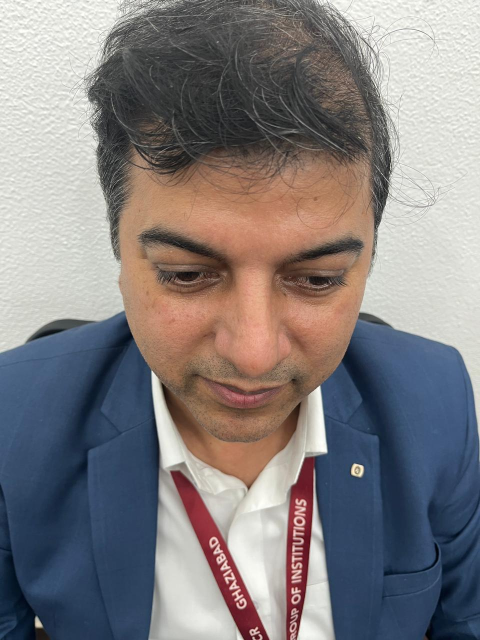
#> input picture NextGen-FaceRecognition/dataset/Abhinav/abhinav1.jpeg, 960 x 1280 px (shown at 1/2 size)
$ python -i face_recognition_lite.py   (imports and definitions only)
#> lines starting #> are read from the running program, lines starting #| are printed output that depends on the picture
#> further down, picture is the input picture: shape (1280, 960, 3); mean B, G, R 127.5, 126.1, 130.5
import os
import cv2
import numpy as np
import pickle
import base64
from io import BytesIO
from PIL import Image

class FaceRecognitionLite:
    """Lightweight face recognition optimized for low-spec machines"""

    def __init__(self):
        # Use OpenCV's Haar Cascade (much lighter than MTCNN)
        cascade_path = cv2.data.haarcascades + 'haarcascade_frontalface_default.xml'
        self.face_cascade = cv2.CascadeClassifier(cascade_path)

        # Load face database
        self.db_path = os.path.join(os.path.dirname(__file__),
                                    '../Face-Recognition-using-Facenet/face_db_lite.pkl')
        self.face_db = {}
        self.load_database()

    def load_database(self):
        """Load lightweight face database"""
        if os.path.exists(self.db_path):
            with open(self.db_path, 'rb') as f:
                self.face_db = pickle.load(f)

    def extract_face_features(self, face_img):
        """Extract simple histogram-based features (lightweight)"""
        # Resize to standard size
        face_img = cv2.resize(face_img, (64, 64))
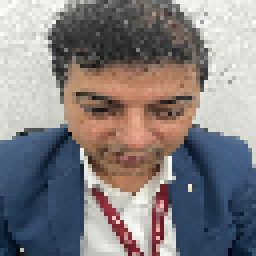
#> face_img: shape (64, 64, 3) (shown 4 times larger); mean of channels 0, 1, 2 127.6, 126.2, 130.7; drawn as B, G, R

        # Convert to grayscale
        gray = cv2.cvtColor(face_img, cv2.COLOR_BGR2GRAY)
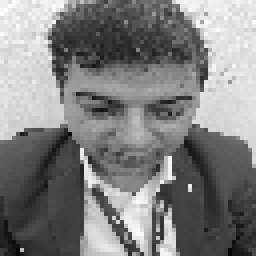
#> gray: shape (64, 64) (shown 4 times larger); min 6, max 254, mean 127.7

        # Histogram of Oriented Gradients (HOG) - lightweight feature
        hist = cv2.calcHist([gray], [0], None, [32], [0, 256])
#> hist = 32 values, max 395 at index 8, min 3 at index 0, mean 128
        hist = cv2.normalize(hist, hist).flatten()
#> hist = 32 values, max 0.43 at index 8, min 0.00327 at index 0, mean 0.139

        return hist

    # [74 lines left out: function recognize_face, not called in this run]

# Singleton instance
_lite_service = None

# [5 lines left out: function get_lite_service, not called in this run]

>>> import cv2
>>> picture = cv2.imread('../NextGen-FaceRecognition/dataset/Abhinav/abhinav1.jpeg')
>>> result = FaceRecognitionLite().extract_face_features(picture)
#> result has the same summary as hist in extract_face_features

$ run again, on NextGen-FaceRecognition/dataset/Abhinav/abhinav2.jpeg
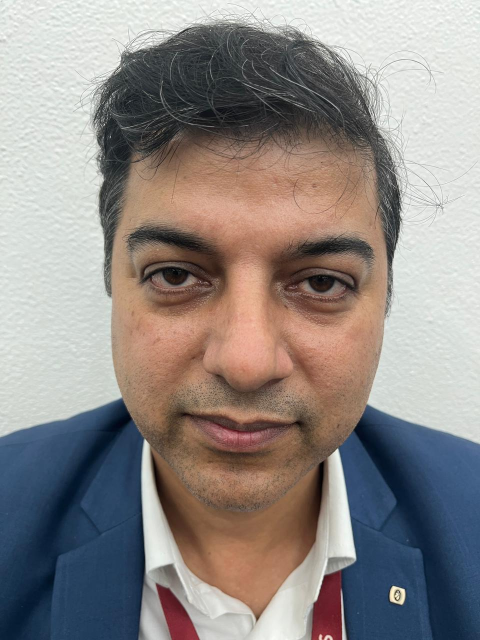
#> input picture NextGen-FaceRecognition/dataset/Abhinav/abhinav2.jpeg, 960 x 1280 px (shown at 1/2 size)
#> picture is the input picture: shape (1280, 960, 3); mean B, G, R 134.5, 137.2, 143.8
#> in extract_face_features, `face_img = cv2.resize(face_img, (64, 64))`:
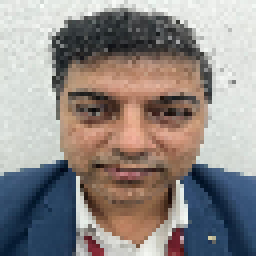
#> face_img: shape (64, 64, 3) (shown 4 times larger); mean of channels 0, 1, 2 135, 137.7, 144.3; drawn as B, G, R
#> in extract_face_features, `gray = cv2.cvtColor(face_img, cv2.COLOR_BGR2GRAY)`:
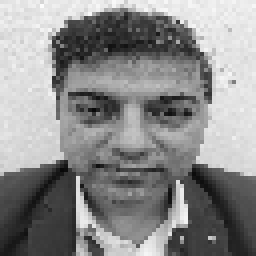
#> gray: shape (64, 64) (shown 4 times larger); min 8, max 252, mean 139.4
#> in extract_face_features, `hist = cv2.calcHist([gray], [0], None, [32], [0, 256])`: hist = 32 values, max 426 at index 28, min 0 at index 0, mean 128
#> in extract_face_features, `hist = cv2.normalize(hist, hist).flatten()`: hist = 32 values, max 0.469 at index 28, min 0 at index 0, mean 0.141
#> result has the same summary as hist in extract_face_features

$ run again, on NextGen-FaceRecognition/dataset/Abhinav/abhinav3.jpeg
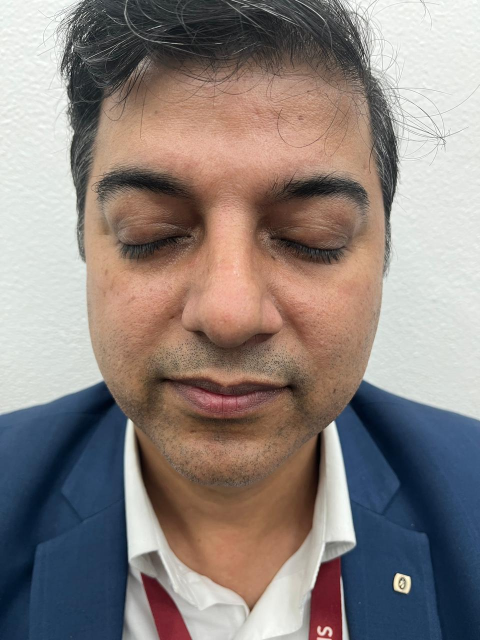
#> input picture NextGen-FaceRecognition/dataset/Abhinav/abhinav3.jpeg, 960 x 1280 px (shown at 1/2 size)
#> picture is the input picture: shape (1280, 960, 3); mean B, G, R 126.2, 130, 140.4
#> in extract_face_features, `face_img = cv2.resize(face_img, (64, 64))`:
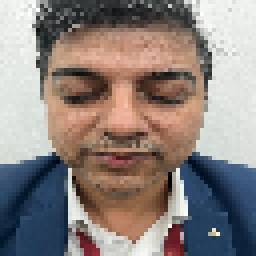
#> face_img: shape (64, 64, 3) (shown 4 times larger); mean of channels 0, 1, 2 126.3, 130, 140.5; drawn as B, G, R
#> in extract_face_features, `gray = cv2.cvtColor(face_img, cv2.COLOR_BGR2GRAY)`:
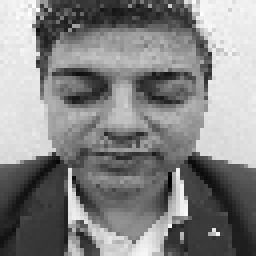
#> gray: shape (64, 64) (shown 4 times larger); min 2, max 254, mean 132.7
#> in extract_face_features, `hist = cv2.calcHist([gray], [0], None, [32], [0, 256])`: hist = 32 values, max 364 at index 28, min 4 at index 0, mean 128
#> in extract_face_features, `hist = cv2.normalize(hist, hist).flatten()`: hist = 32 values, max 0.421 at index 28, min 0.00463 at index 0, mean 0.148
#> result has the same summary as hist in extract_face_features

$ run again, on NextGen-FaceRecognition/dataset/Abhinav/abhinav4.jpeg
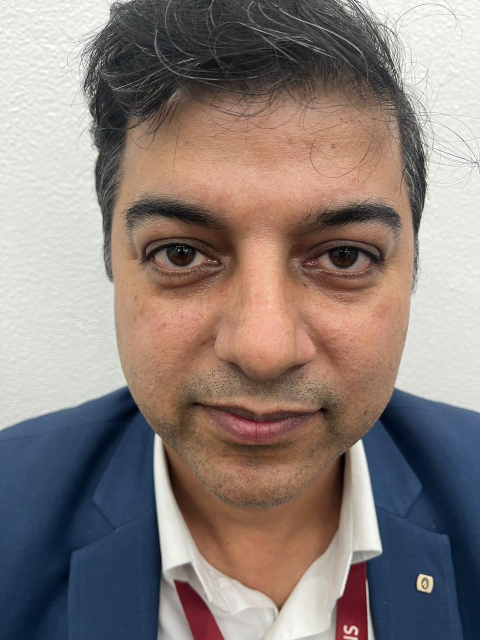
#> input picture NextGen-FaceRecognition/dataset/Abhinav/abhinav4.jpeg, 960 x 1280 px (shown at 1/2 size)
#> picture is the input picture: shape (1280, 960, 3); mean B, G, R 122.6, 127.1, 139.6
#> in extract_face_features, `face_img = cv2.resize(face_img, (64, 64))`:
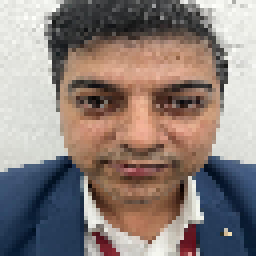
#> face_img: shape (64, 64, 3) (shown 4 times larger); mean of channels 0, 1, 2 122.6, 127.1, 139.6; drawn as B, G, R
#> in extract_face_features, `gray = cv2.cvtColor(face_img, cv2.COLOR_BGR2GRAY)`:
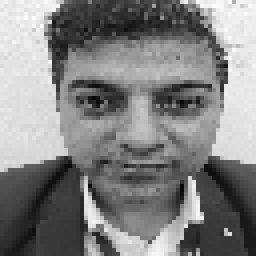
#> gray: shape (64, 64) (shown 4 times larger); min 7, max 255, mean 130.3
#> in extract_face_features, `hist = cv2.calcHist([gray], [0], None, [32], [0, 256])`: hist = 32 values, max 330 at index 7, min 3 at index 0, mean 128
#> in extract_face_features, `hist = cv2.normalize(hist, hist).flatten()`: hist = 32 values, max 0.386 at index 7, min 0.00351 at index 0, mean 0.15
#> result has the same summary as hist in extract_face_features
